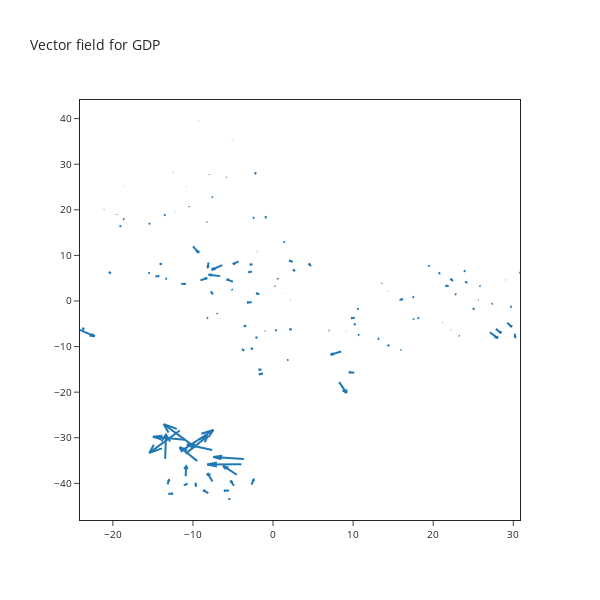

The notebook cell saved with this chart:
### Code cell
explainer.plot_arrow_fields(feature_id)

### Figure 1 — Plotly figure (JSON) as saved in the notebook; plotly's stock layout.template omitted (floating-point values rounded to 4 significant figures; data arrays with more than 128 entries replaced by an {"elided": "..."} marker saying what was removed)
{"data": [{"mode": "lines", "type": "scatter", "x": {"elided": "966 float values"}, "y": {"elided": "966 float values"}}], "layout": {"font": {"size": 10}, "height": 600, "hovermode": "closest", "showlegend": false, "title": {"text": "Vector field for GDP"}, "width": 600, "xaxis": {"mirror": true, "showgrid": false, "zeroline": false}, "yaxis": {"mirror": true, "showgrid": false, "zeroline": false}}}
